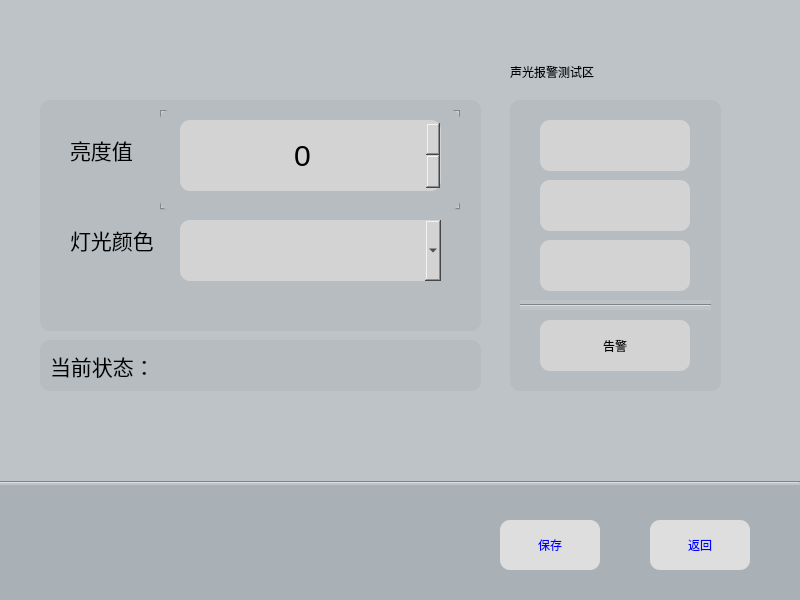
<?xml version="1.0" encoding="UTF-8"?>
<ui version="4.0">
 <class>Page06_2</class>
 <widget class="QWidget" name="Page06_2">
  <property name="geometry">
   <rect>
    <x>0</x>
    <y>0</y>
    <width>800</width>
    <height>600</height>
   </rect>
  </property>
  <property name="minimumSize">
   <size>
    <width>800</width>
    <height>600</height>
   </size>
  </property>
  <property name="windowTitle">
   <string>Form</string>
  </property>
  <property name="styleSheet">
   <string notr="true">QMainWindow,QWidget{background-color:#bdc3c7;}
</string>
  </property>
  <widget class="QPushButton" name="exitButton">
   <property name="geometry">
    <rect>
     <x>650</x>
     <y>520</y>
     <width>100</width>
     <height>50</height>
    </rect>
   </property>
   <property name="styleSheet">
    <string notr="true">QPushButton{
border-radius:10px;
background:#dedede;
color:blue;
}
QPushButton::pressed{
background:lightyellow;
}
</string>
   </property>
   <property name="text">
    <string>返回</string>
   </property>
  </widget>
  <widget class="QLabel" name="label">
   <property name="geometry">
    <rect>
     <x>70</x>
     <y>130</y>
     <width>71</width>
     <height>41</height>
    </rect>
   </property>
   <property name="styleSheet">
    <string notr="true">QLabel{
background:none;
}</string>
   </property>
   <property name="text">
    <string>&lt;html&gt;&lt;head/&gt;&lt;body&gt;&lt;p&gt;&lt;span style=&quot; font-size:16pt;&quot;&gt;亮度值&lt;/span&gt;&lt;/p&gt;&lt;/body&gt;&lt;/html&gt;</string>
   </property>
  </widget>
  <widget class="QLabel" name="label_2">
   <property name="geometry">
    <rect>
     <x>70</x>
     <y>220</y>
     <width>91</width>
     <height>41</height>
    </rect>
   </property>
   <property name="styleSheet">
    <string notr="true">QLabel{
background:none;
}</string>
   </property>
   <property name="text">
    <string>&lt;html&gt;&lt;head/&gt;&lt;body&gt;&lt;p&gt;&lt;span style=&quot; font-size:16pt;&quot;&gt;灯光颜色&lt;/span&gt;&lt;/p&gt;&lt;/body&gt;&lt;/html&gt;</string>
   </property>
  </widget>
  <widget class="QComboBox" name="color_comboBox">
   <property name="geometry">
    <rect>
     <x>180</x>
     <y>220</y>
     <width>261</width>
     <height>61</height>
    </rect>
   </property>
   <property name="cursor">
    <cursorShape>ArrowCursor</cursorShape>
   </property>
   <property name="toolTip">
    <string>&lt;html&gt;&lt;head/&gt;&lt;body&gt;&lt;p align=&quot;center&quot;&gt;&lt;br/&gt;&lt;/p&gt;&lt;/body&gt;&lt;/html&gt;</string>
   </property>
   <property name="styleSheet">
    <string notr="true">QComboBox{
border-radius:10px;
background:lightgray;
font-size:30px;
Alignment:AlignHcenter;
}
</string>
   </property>
   <property name="currentIndex">
    <number>-1</number>
   </property>
   <property name="frame">
    <bool>true</bool>
   </property>
  </widget>
  <widget class="QPushButton" name="saveButton">
   <property name="geometry">
    <rect>
     <x>500</x>
     <y>520</y>
     <width>100</width>
     <height>50</height>
    </rect>
   </property>
   <property name="styleSheet">
    <string notr="true">QPushButton{
border-radius:10px;
background:#dedede;
color:blue;
}
QPushButton::pressed{
background:lightyellow;
}
</string>
   </property>
   <property name="text">
    <string>保存</string>
   </property>
  </widget>
  <widget class="QPushButton" name="redButton">
   <property name="geometry">
    <rect>
     <x>540</x>
     <y>120</y>
     <width>150</width>
     <height>51</height>
    </rect>
   </property>
   <property name="styleSheet">
    <string notr="true">QPushButton{
border-radius:10px;
background:lightgray;
}
QPushButton::hover{
background:#bdc3c7;
}</string>
   </property>
   <property name="text">
    <string/>
   </property>
  </widget>
  <widget class="QPushButton" name="greenButton">
   <property name="geometry">
    <rect>
     <x>540</x>
     <y>180</y>
     <width>150</width>
     <height>51</height>
    </rect>
   </property>
   <property name="styleSheet">
    <string notr="true">QPushButton{
border-radius:10px;
background:lightgray;
}
QPushButton::hover{
background:#bdc3c7;
}</string>
   </property>
   <property name="text">
    <string/>
   </property>
  </widget>
  <widget class="QPushButton" name="blueButton">
   <property name="geometry">
    <rect>
     <x>540</x>
     <y>240</y>
     <width>150</width>
     <height>51</height>
    </rect>
   </property>
   <property name="styleSheet">
    <string notr="true">QPushButton{
border-radius:10px;
background:lightgray;
}
QPushButton::hover{
background:#bdc3c7;
}</string>
   </property>
   <property name="text">
    <string/>
   </property>
  </widget>
  <widget class="QPushButton" name="warningButton">
   <property name="geometry">
    <rect>
     <x>540</x>
     <y>320</y>
     <width>150</width>
     <height>51</height>
    </rect>
   </property>
   <property name="styleSheet">
    <string notr="true">QPushButton{
border-radius:10px;
background:lightgray;
}
QPushButton::hover{
background:#bdc3c7;
}</string>
   </property>
   <property name="text">
    <string>告警</string>
   </property>
  </widget>
  <widget class="QLabel" name="statusLabel">
   <property name="geometry">
    <rect>
     <x>50</x>
     <y>350</y>
     <width>271</width>
     <height>31</height>
    </rect>
   </property>
   <property name="styleSheet">
    <string notr="true">QLabel{
background:none;
}</string>
   </property>
   <property name="text">
    <string>&lt;html&gt;&lt;head/&gt;&lt;body&gt;&lt;p&gt;&lt;span style=&quot; font-size:16pt;&quot;&gt;当前状态：&lt;/span&gt;&lt;/p&gt;&lt;/body&gt;&lt;/html&gt;</string>
   </property>
  </widget>
  <widget class="QListWidget" name="listWidget">
   <property name="geometry">
    <rect>
     <x>510</x>
     <y>100</y>
     <width>211</width>
     <height>291</height>
    </rect>
   </property>
   <property name="styleSheet">
    <string notr="true">QListWidget{
border-radius:10px;
background:#B6BCC0;
}</string>
   </property>
  </widget>
  <widget class="QLabel" name="label_3">
   <property name="geometry">
    <rect>
     <x>510</x>
     <y>56</y>
     <width>131</width>
     <height>31</height>
    </rect>
   </property>
   <property name="text">
    <string>声光报警测试区</string>
   </property>
  </widget>
  <widget class="QListWidget" name="listWidget_2">
   <property name="geometry">
    <rect>
     <x>40</x>
     <y>100</y>
     <width>441</width>
     <height>231</height>
    </rect>
   </property>
   <property name="styleSheet">
    <string notr="true">QListWidget{
border-radius:10px;
background:#B6BCC0;
}</string>
   </property>
  </widget>
  <widget class="QListWidget" name="listWidget_3">
   <property name="geometry">
    <rect>
     <x>40</x>
     <y>340</y>
     <width>441</width>
     <height>51</height>
    </rect>
   </property>
   <property name="styleSheet">
    <string notr="true">QListWidget{
border-radius:10px;
background:#B6BCC0;
}</string>
   </property>
  </widget>
  <widget class="QTabWidget" name="tabWidget">
   <property name="geometry">
    <rect>
     <x>160</x>
     <y>110</y>
     <width>300</width>
     <height>100</height>
    </rect>
   </property>
   <property name="styleSheet">
    <string notr="true">QTabBar::tab {width:0px;height:0px}
QWidget{
border-radius:10px;
background:#B6BCC0;
}</string>
   </property>
   <property name="currentIndex">
    <number>3</number>
   </property>
   <widget class="QWidget" name="fir_white">
    <property name="styleSheet">
     <string notr="true"/>
    </property>
    <attribute name="title">
     <string>Tab 1</string>
    </attribute>
    <widget class="QSpinBox" name="ligDegree_spinBox_fir_white">
     <property name="geometry">
      <rect>
       <x>20</x>
       <y>10</y>
       <width>261</width>
       <height>71</height>
      </rect>
     </property>
     <property name="styleSheet">
      <string notr="true">QSpinBox::up-button {
	subcontrol-origin:border;
    subcontrol-position:right;
 	image: url(:/new/icon/icon/plus.png);
    width: 50px;
    height: 50px;       
}
QSpinBox::down-button {
	subcontrol-origin:border;
    subcontrol-position:left;
 	image: url(:/new/icon/icon/minus.png);
    width: 50px;
    height: 50px; 
}
QSpinBox{
font-size:30px;
align:aligncenter;
border-radius:10px;
background:lightgray;
}</string>
     </property>
    </widget>
   </widget>
   <widget class="QWidget" name="sec_white">
    <property name="styleSheet">
     <string notr="true"/>
    </property>
    <attribute name="title">
     <string>Tab 2</string>
    </attribute>
    <widget class="QSpinBox" name="ligDegree_spinBox_sec_white">
     <property name="geometry">
      <rect>
       <x>20</x>
       <y>10</y>
       <width>261</width>
       <height>71</height>
      </rect>
     </property>
     <property name="styleSheet">
      <string notr="true">QSpinBox::up-button {
	subcontrol-origin:border;
    subcontrol-position:right;
 	image: url(:/new/icon/icon/plus.png);
    width: 50px;
    height: 50px;       
}
QSpinBox::down-button {
	subcontrol-origin:border;
    subcontrol-position:left;
 	image: url(:/new/icon/icon/minus.png);
    width: 50px;
    height: 50px; 
}
QSpinBox{
font-size:30px;
align:aligncenter;
border-radius:10px;
background:lightgray;
}</string>
     </property>
    </widget>
   </widget>
   <widget class="QWidget" name="center_white">
    <attribute name="title">
     <string>页</string>
    </attribute>
    <widget class="QSpinBox" name="ligDegree_spinBox_center_white">
     <property name="geometry">
      <rect>
       <x>20</x>
       <y>10</y>
       <width>261</width>
       <height>71</height>
      </rect>
     </property>
     <property name="styleSheet">
      <string notr="true">QSpinBox::up-button {
	subcontrol-origin:border;
    subcontrol-position:right;
 	image: url(:/new/icon/icon/plus.png);
    width: 50px;
    height: 50px;       
}
QSpinBox::down-button {
	subcontrol-origin:border;
    subcontrol-position:left;
 	image: url(:/new/icon/icon/minus.png);
    width: 50px;
    height: 50px; 
}
QSpinBox{
font-size:30px;
align:aligncenter;
border-radius:10px;
background:lightgray;
}</string>
     </property>
    </widget>
   </widget>
   <widget class="QWidget" name="center_blue">
    <attribute name="title">
     <string>页</string>
    </attribute>
    <widget class="QSpinBox" name="ligDegree_spinBox_center_blue">
     <property name="geometry">
      <rect>
       <x>20</x>
       <y>10</y>
       <width>261</width>
       <height>71</height>
      </rect>
     </property>
     <property name="styleSheet">
      <string notr="true">QSpinBox::up-button {
	subcontrol-origin:border;
    subcontrol-position:right;
 	image: url(:/new/icon/icon/plus.png);
	background: #AAB1B6;
	border-radius:10px;
	border:1px solid gray;
    width: 45px;
    height: 45px;    
}
QSpinBox::up-button:pressed {
margin-top:3px;
}
QSpinBox::down-button {
	subcontrol-origin:border;
    subcontrol-position:left;
 	image: url(:/new/icon/icon/minus.png);
	background:#AAB1B6;
	border-radius:10px;
	border:1px solid gray;
    width: 45px;
    height: 45px; 
}
QSpinBox::down-button:pressed {
margin-top:3px;
}
QSpinBox{
border-width:5px;
font-size:30px;
border-radius:10px;
background:lightgray;
}

</string>
     </property>
     <property name="alignment">
      <set>Qt::AlignCenter</set>
     </property>
    </widget>
   </widget>
   <widget class="QWidget" name="purple">
    <attribute name="title">
     <string>页</string>
    </attribute>
    <widget class="QSpinBox" name="ligDegree_spinBox_purple">
     <property name="geometry">
      <rect>
       <x>20</x>
       <y>10</y>
       <width>261</width>
       <height>71</height>
      </rect>
     </property>
     <property name="styleSheet">
      <string notr="true">QSpinBox::up-button {
	subcontrol-origin:border;
    subcontrol-position:right;
 	image: url(:/new/icon/icon/plus.png);
    width: 50px;
    height: 50px;       
}
QSpinBox::down-button {
	subcontrol-origin:border;
    subcontrol-position:left;
 	image: url(:/new/icon/icon/minus.png);
    width: 50px;
    height: 50px; 
}
QSpinBox{
font-size:30px;
align:aligncenter;
border-radius:10px;
background:lightgray;
}</string>
     </property>
    </widget>
   </widget>
  </widget>
  <widget class="Line" name="line">
   <property name="geometry">
    <rect>
     <x>0</x>
     <y>480</y>
     <width>800</width>
     <height>5</height>
    </rect>
   </property>
   <property name="orientation">
    <enum>Qt::Horizontal</enum>
   </property>
  </widget>
  <widget class="QWidget" name="widget" native="true">
   <property name="geometry">
    <rect>
     <x>0</x>
     <y>480</y>
     <width>801</width>
     <height>121</height>
    </rect>
   </property>
   <property name="styleSheet">
    <string notr="true">QWidget{
background:#AAB1B6;
}</string>
   </property>
  </widget>
  <widget class="Line" name="line_2">
   <property name="geometry">
    <rect>
     <x>520</x>
     <y>300</y>
     <width>191</width>
     <height>10</height>
    </rect>
   </property>
   <property name="orientation">
    <enum>Qt::Horizontal</enum>
   </property>
  </widget>
  <zorder>widget</zorder>
  <zorder>listWidget_3</zorder>
  <zorder>listWidget_2</zorder>
  <zorder>listWidget</zorder>
  <zorder>exitButton</zorder>
  <zorder>label</zorder>
  <zorder>label_2</zorder>
  <zorder>color_comboBox</zorder>
  <zorder>saveButton</zorder>
  <zorder>redButton</zorder>
  <zorder>greenButton</zorder>
  <zorder>blueButton</zorder>
  <zorder>warningButton</zorder>
  <zorder>statusLabel</zorder>
  <zorder>label_3</zorder>
  <zorder>tabWidget</zorder>
  <zorder>line</zorder>
  <zorder>line_2</zorder>
 </widget>
 <resources/>
 <connections/>
</ui>
